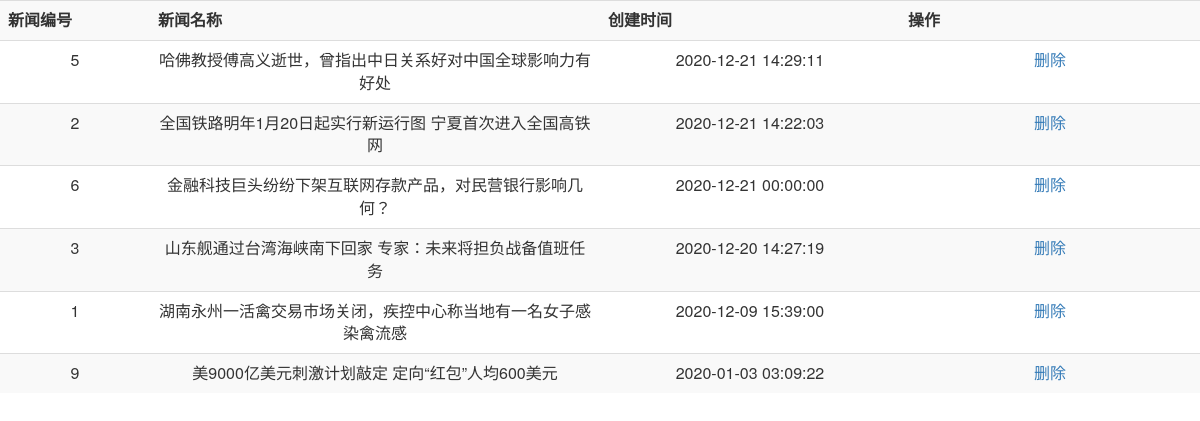
Page /admin/get_newslist.php on the committed database.
### tables this page shows
CREATE TABLE `news`
(
    `news_id`   int(10) unsigned NOT NULL AUTO_INCREMENT,
    `title`     varchar(200)     NOT NULL,
    `content`   text             NOT NULL,
    `cre_date`  datetime     DEFAULT NULL,
    `click`     int(11)      DEFAULT '0',
    `category`  varchar(200) DEFAULT NULL,
    `imageName` varchar(200) DEFAULT 'newPicTest.jpg',
    PRIMARY KEY (`news_id`)
);

### admin/get_newslist.php (the view, shortened to what this page needs)
<?php
    require "mysqli_connect.php";
    $sql = "SELECT news_id,title,cre_date FROM news ORDER BY  cre_date DESC";
    $mysqli_reseult = $mysqli->query($sql);
    if ($mysqli_reseult && $mysqli_reseult->num_rows) {
        $mysqli_reseult->data_seek(0);
        echo "<table class=\"table text-center table-striped\"> <tr>
      <th width=\"5%\">新闻编号</th>
      <th width=\"15%\">新闻名称</th>
      <th width=\"10%\">创建时间</th>
      <th width=\"10%\">操作</th>
    </tr>";
        while ($row = $mysqli_reseult->fetch_assoc()) {
            echo '<tr>';
            echo '<td>' . $row['news_id'] . '</td><td>' . $row['title'] . '</td><td>' . $row['cre_date'] . '</td>';
            echo '<td>
        <div class="button-group">
          <a class="button border-red" href="javascript:void(0)" onclick="';
            echo "return del({$row['news_id']},2)";
            echo '"><span class="icon-trash-o"></span> 删除</a>
        </div>
      </td>';
            echo '</tr>';
        }
        echo "</table>";
    } else {
        echo '么有你想要的东西';
    }

### rows in the picture
news: news_id "5", title "哈佛教授傅高义逝世，曾指出中日关系好对中国全球影响力有好处", cre_date "2020-12-21 14:29:11"
news: news_id "2", title "全国铁路明年1月20日起实行新运行图 宁夏首次进入全国高铁网", cre_date "2020-12-21 14:22:03"
news: news_id "6", title "金融科技巨头纷纷下架互联网存款产品，对民营银行影响几何？", cre_date "2020-12-21 00:00:00"
news: news_id "3", title "山东舰通过台湾海峡南下回家 专家：未来将担负战备值班任务", cre_date "2020-12-20 14:27:19"
news: news_id "1", title "湖南永州一活禽交易市场关闭，疾控中心称当地有一名女子感染禽流感", cre_date "2020-12-09 15:39:00"
news: news_id "9", title "美9000亿美元刺激计划敲定 定向“红包”人均600美元", cre_date "2020-01-03 03:09:22"
